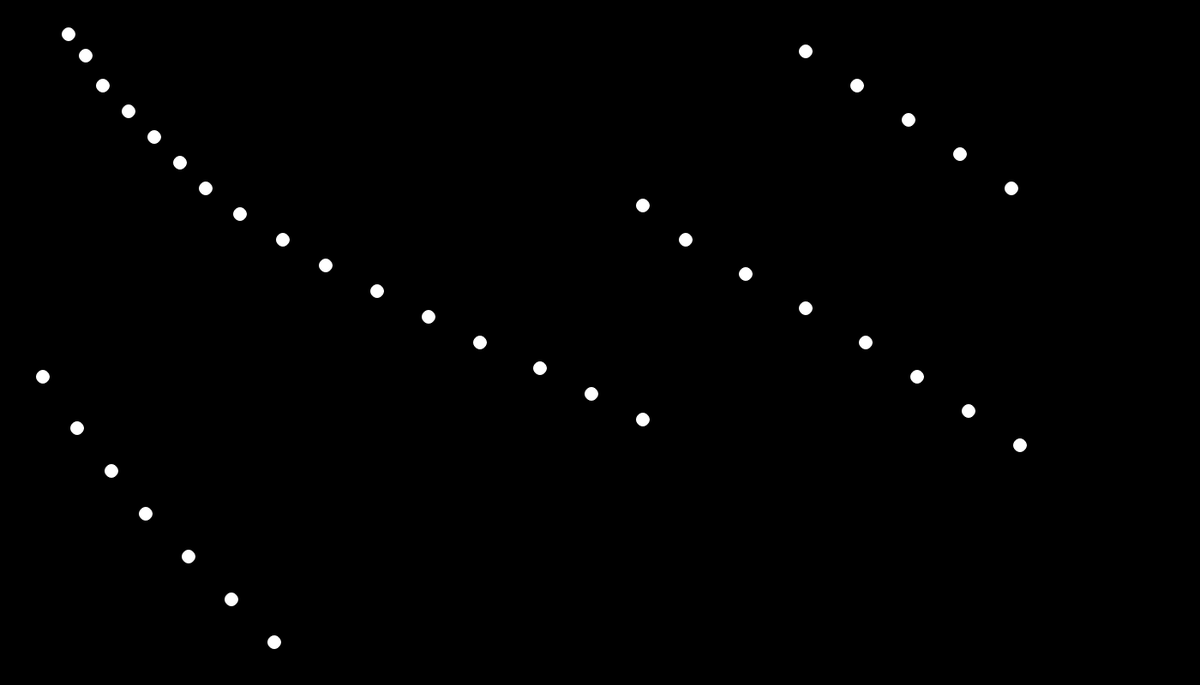
Frame 1 (no input)
Frame 60 (no input): identical to frame 1, image omitted
Frame 120 (the mouse pressed at the canvas centre since frame 60): identical to frame 1, image omitted

The p5.js sketch that drew this single still picture (run headless with seeded random() and noise() and a simulated clock; from frame 60 on, the mouse is pressed at the canvas centre):

// p5.js sketch
// ── sketch.js




function setup(){
 cnv = createCanvas(1400,800);
 
}

function draw() {
    background(0)
 
    stroke(255);
    fill(255);
    ellipse(80, 40, 15, 15);
    ellipse(100, 65, 15, 15);
    ellipse(120, 100, 15, 15);
    ellipse(150, 130, 15, 15);
    ellipse(180, 160, 15, 15);
    ellipse(210, 190, 15, 15);
    ellipse(240, 220, 15, 15);
    ellipse(280, 250, 15, 15);
    ellipse(330, 280, 15, 15);
    ellipse(380, 310, 15, 15);
    ellipse(440, 340, 15, 15);
    ellipse(500, 370, 15, 15);
    ellipse(560, 400, 15, 15);
    ellipse(630, 430, 15, 15);
    ellipse(690, 460, 15, 15);
    ellipse(750, 490, 15, 15);


    ellipse(750, 240, 15, 15);
    ellipse(800, 280, 15, 15);
    ellipse(870, 320, 15, 15);
    ellipse(940, 360, 15, 15);
    ellipse(1010, 400, 15, 15);
    ellipse(1070, 440, 15, 15);
    ellipse(1130, 480, 15, 15);
    ellipse(1190, 520, 15, 15);

    ellipse(940, 60, 15, 15);
    ellipse(1000, 100, 15, 15);
    ellipse(1060, 140, 15, 15);
    ellipse(1120, 180, 15, 15);
    ellipse(1180, 220, 15, 15);

    ellipse(50, 440, 15, 15);
    ellipse(90, 500, 15, 15);
    ellipse(130, 550, 15, 15);
    ellipse(170, 600, 15, 15);
    ellipse(220, 650, 15, 15);
    ellipse(270, 700, 15, 15);
    ellipse(320, 750, 15, 15);
   
}
